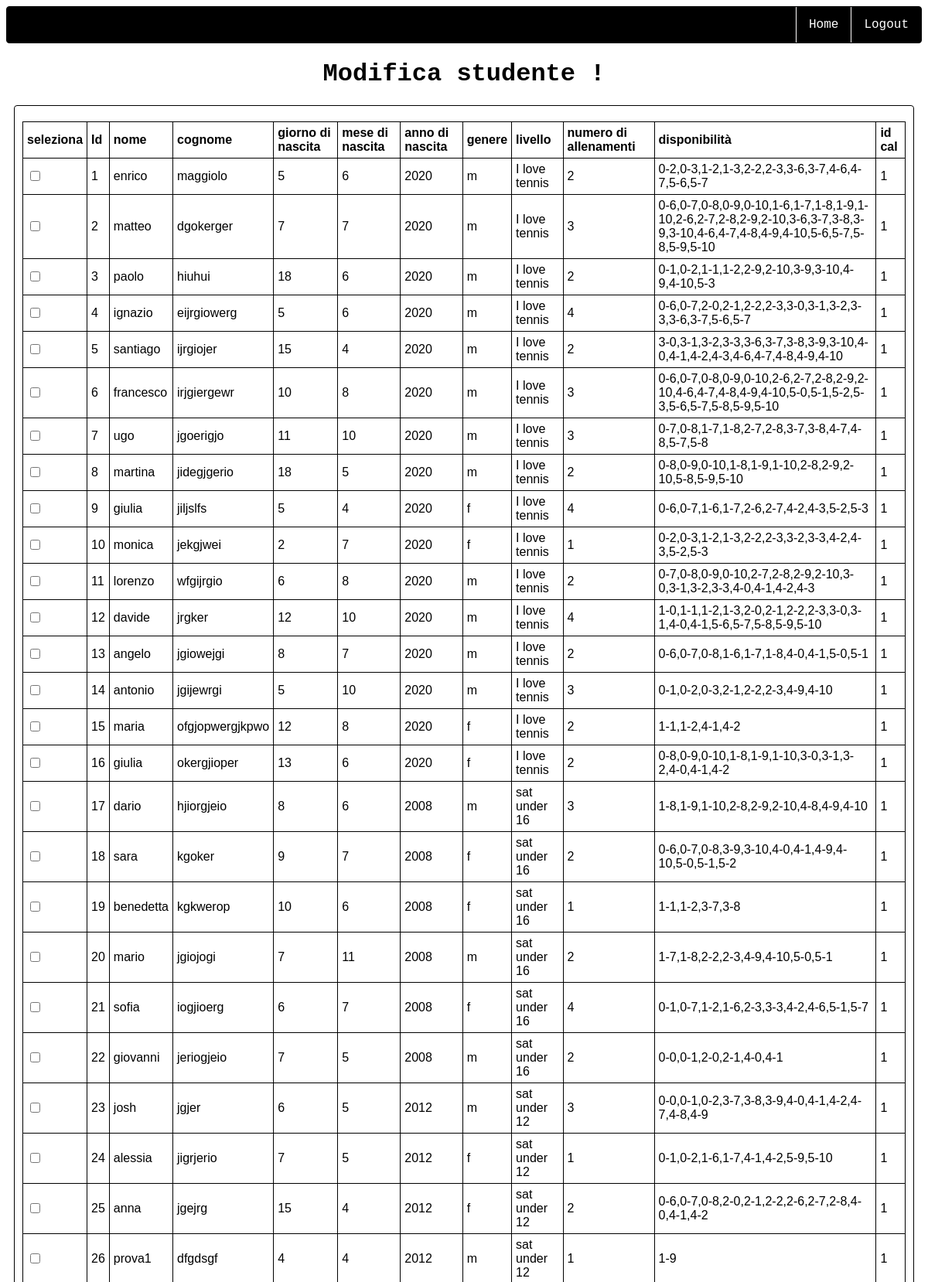
The page /home/modificaallievo (signed in, upper part) on the database its author committed.
### website/models.py (models this page shows)
class Allievo(db.Model):
    id = db.Column(db.Integer, primary_key = True)
    nome = db.Column(db.String(150))
    cognome = db.Column(db.String(150))
    giornonascita = db.Column(db.Integer)
    mesenascita = db.Column(db.Integer)
    annonascita = db.Column(db.Integer)
    genere = db.Column(db.String(150))
    livello = db.Column(db.String(150))
    numeroallenamenti = db.Column(db.Integer)
    slotdisponibilita = db.Column(db.String(150))
    id_calendario = db.Column(db.Integer, db.ForeignKey('calendario.id'))

### website/dashboard.py (the view)
@dashboard.route('/modificaallievo', methods=['GET', 'POST'])
@login_required
def modify_student():
    calendar_list = Calendario.query.all()
    student_list =  Allievo.query.all()
    if request.method == 'POST':
        nome = request.form.get("nome")
        print(nome)
        cognome = request.form.get("cognome")
        print(cognome)
        numero_allenamenti = request.form.get("allenamenti")
        print(numero_allenamenti)
        id_allievo = request.form.get("idallievo")
        d = request.form.getlist("check")
        slotDisponibili = ""
        buckets_days = [[] for x in range (6)]
        for check in d:
            split = check.rsplit('-')
            buckets_days[int(split[0])].append(split[1])
        print(buckets_days)
        count = 0
        for d,day in enumerate(buckets_days):
            if len (day) > 0:
                count += 1
        if count < int(numero_allenamenti):
                flash(f"il numero di slot inseriti {count} non soddisfa il numero di allenamenti a settimana dell'allievo: {numero_allenamenti}", category='error')
                redirect(url_for('dashboard.modify_student'))
        print("è andato tutto bene")
        for x,day in enumerate(buckets_days):
            for slots in day:
                slotDisponibili += f"{x}-{slots},"
        actual_student = Allievo.query.filter_by(id=id_allievo).first()
        actual_student.slotdisponibilita = slotDisponibili[:-1]
        return render_template("modificaallievo.html", user = current_user, student_list = student_list, calendar_list = calendar_list)
    else:
        return render_template("modificaallievo.html", user = current_user, student_list = student_list, calendar_list = calendar_list)

### website/__init__.py (called while the page is built)
def create_app():
    app = Flask(__name__)
    app.config['SECRET_KEY'] = 'sdhfjdshgreghuewrg'
    app.config['SQLALCHEMY_DATABASE_URI'] = f'sqlite:///{DB_NAME}'
    db.init_app(app) # inizializzazione del database dando l'app di flask
    from .dashboard import dashboard
    from .access import access
    from .optimization import optimization
    app.register_blueprint(access, url_prefix='/')
    app.register_blueprint(dashboard, url_prefix='/home')
    app.register_blueprint(optimization, url_prefix='/home/optimization')
    from .models import User
    with app.app_context():
        db.create_all()
        login_manager = LoginManager()
        login_manager.login_view = 'access.login'
        login_manager.init_app(app)
        @login_manager.user_loader
        def load_user(id):
            return User.query.get(int(id))
    return app

### website/templates/dashboard/modificaallievo.html (shortened to what this page needs)
{% extends "base.html"%}
{% block content %}
<link rel="stylesheet" href="{{ url_for('static', filename='styles/modifyStudent.css') }}">
<h1>Modifica studente !</h1>
{% if not student_list%}
<h1>non c'è nessun allievo ancora</h1>
<div class="add-student">
    <a href="aggiungi">
        <button>Aggiungi un allievo!</button>
    </a>
</div>
{% else %}
<div class="student-list" id="student-list">
    <table id="table-students">
        <tr>
            <th>seleziona</th>
            <th>Id</th>
            <th>nome</th>
            <th>cognome</th>
            <th>giorno di nascita</th>
            <th>mese di nascita</th>
            <th>anno di nascita</th>
            <th>genere</th>
            <th>livello</th>
            <th>numero di allenamenti</th>
            <th>disponibilità</th>
            <th>id cal</th>
        </tr>
    {% for student in student_list%}
        <tr id="tr{{student.id}}" name="tr{{student.id}}" class="trcal">
            <td><input type="checkbox" id="{{student.id}}" class="checkbox-calendar" onclick="generate_popup(this)"></td>
            <td>{{student.id}}</td>
            <td>{{student.nome}}</td>
            <td>{{student.cognome}}</td>
            <td>{{student.giornonascita}}</td>
            <td>{{student.mesenascita}}</td>
            <td>{{student.annonascita}}</td>
            <td>{{student.genere}}</td>
            <td>{{student.livello}}</td>
            <td>{{student.numeroallenamenti}}</td>
            <td>{{student.slotdisponibilita}}</td>
            <td>{{student.id_calendario}}</td>
        </tr>
    {% endfor %}
    </table>
</div>
{% endif %}
{% endblock %}

### website/static/styles/baseStyle.css (style rules this page uses)
body { background-color: rgb(255, 255, 255); font-family: "Roboto Mono", "Mabry Pro", monospace; }
.container h1 { text-align: center; }

### website/static/styles/modifyStudent.css (style rules this page uses)
.student-list { display: flex; flex-direction: column; align-items: center; background-color: white; border: 1px solid black; border-radius: 0.25rem; margin: 10px; padding: 10px; }
.student-list #table-students { font-family: arial, sans-serif; border-collapse: collapse; width: 100%; margin: 10px; }
.student-list #table-students th { text-align: left; margin-left: 1px; border: 1px solid black; padding:5px }
.student-list #table-students td { text-align: left; border: 1px solid black; padding:5px }

### rows shown on the page
Allievo: id "1", nome "enrico", cognome "maggiolo", giornonascita "5", mesenascita "6", annonascita "2020", genere "m", livello "I love tennis", numeroallenamenti "2", slotdisponibilita "0-2,0-3,1-2,1-3,2-2,2-3,3-6,3-7,4-6,4-7,5-6,5-7", id_calendario "1"
Allievo: id "2", nome "matteo", cognome "dgokerger", giornonascita "7", mesenascita "7", annonascita "2020", genere "m", livello "I love tennis", numeroallenamenti "3", slotdisponibilita "0-6,0-7,0-8,0-9,0-10,1-6,1-7,1-8,1-9,1-10,2-6,2-7,2-8,2-9,2-10,3-6,3-7,3-8,3-9,3-10,4-6,4-7,4-8,4-9,4-10,5-6,5-7,5-8,5-9,5-10", id_calendario "1"
Allievo: id "3", nome "paolo", cognome "hiuhui", giornonascita "18", mesenascita "6", annonascita "2020", genere "m", livello "I love tennis", numeroallenamenti "2", slotdisponibilita "0-1,0-2,1-1,1-2,2-9,2-10,3-9,3-10,4-9,4-10,5-3", id_calendario "1"
Allievo: id "4", nome "ignazio", cognome "eijrgiowerg", giornonascita "5", mesenascita "6", annonascita "2020", genere "m", livello "I love tennis", numeroallenamenti "4", slotdisponibilita "0-6,0-7,2-0,2-1,2-2,2-3,3-0,3-1,3-2,3-3,3-6,3-7,5-6,5-7", id_calendario "1"
Allievo: id "5", nome "santiago", cognome "ijrgiojer", giornonascita "15", mesenascita "4", annonascita "2020", genere "m", livello "I love tennis", numeroallenamenti "2", slotdisponibilita "3-0,3-1,3-2,3-3,3-6,3-7,3-8,3-9,3-10,4-0,4-1,4-2,4-3,4-6,4-7,4-8,4-9,4-10", id_calendario "1"
Allievo: id "6", nome "francesco", cognome "irjgiergewr", giornonascita "10", mesenascita "8", annonascita "2020", genere "m", livello "I love tennis", numeroallenamenti "3", slotdisponibilita "0-6,0-7,0-8,0-9,0-10,2-6,2-7,2-8,2-9,2-10,4-6,4-7,4-8,4-9,4-10,5-0,5-1,5-2,5-3,5-6,5-7,5-8,5-9,5-10", id_calendario "1"
Allievo: id "7", nome "ugo", cognome "jgoerigjo", giornonascita "11", mesenascita "10", annonascita "2020", genere "m", livello "I love tennis", numeroallenamenti "3", slotdisponibilita "0-7,0-8,1-7,1-8,2-7,2-8,3-7,3-8,4-7,4-8,5-7,5-8", id_calendario "1"
Allievo: id "8", nome "martina", cognome "jidegjgerio", giornonascita "18", mesenascita "5", annonascita "2020", genere "m", livello "I love tennis", numeroallenamenti "2", slotdisponibilita "0-8,0-9,0-10,1-8,1-9,1-10,2-8,2-9,2-10,5-8,5-9,5-10", id_calendario "1"
Allievo: id "9", nome "giulia", cognome "jiljslfs", giornonascita "5", mesenascita "4", annonascita "2020", genere "f", livello "I love tennis", numeroallenamenti "4", slotdisponibilita "0-6,0-7,1-6,1-7,2-6,2-7,4-2,4-3,5-2,5-3", id_calendario "1"
Allievo: id "10", nome "monica", cognome "jekgjwei", giornonascita "2", mesenascita "7", annonascita "2020", genere "f", livello "I love tennis", numeroallenamenti "1", slotdisponibilita "0-2,0-3,1-2,1-3,2-2,2-3,3-2,3-3,4-2,4-3,5-2,5-3", id_calendario "1"
Allievo: id "11", nome "lorenzo", cognome "wfgijrgio", giornonascita "6", mesenascita "8", annonascita "2020", genere "m", livello "I love tennis", numeroallenamenti "2", slotdisponibilita "0-7,0-8,0-9,0-10,2-7,2-8,2-9,2-10,3-0,3-1,3-2,3-3,4-0,4-1,4-2,4-3", id_calendario "1"
Allievo: id "12", nome "davide", cognome "jrgker", giornonascita "12", mesenascita "10", annonascita "2020", genere "m", livello "I love tennis", numeroallenamenti "4", slotdisponibilita "1-0,1-1,1-2,1-3,2-0,2-1,2-2,2-3,3-0,3-1,4-0,4-1,5-6,5-7,5-8,5-9,5-10", id_calendario "1"
Allievo: id "13", nome "angelo", cognome "jgiowejgi", giornonascita "8", mesenascita "7", annonascita "2020", genere "m", livello "I love tennis", numeroallenamenti "2", slotdisponibilita "0-6,0-7,0-8,1-6,1-7,1-8,4-0,4-1,5-0,5-1", id_calendario "1"
Allievo: id "14", nome "antonio", cognome "jgijewrgi", giornonascita "5", mesenascita "10", annonascita "2020", genere "m", livello "I love tennis", numeroallenamenti "3", slotdisponibilita "0-1,0-2,0-3,2-1,2-2,2-3,4-9,4-10", id_calendario "1"
Allievo: id "15", nome "maria", cognome "ofgjopwergjkpwo", giornonascita "12", mesenascita "8", annonascita "2020", genere "f", livello "I love tennis", numeroallenamenti "2", slotdisponibilita "1-1,1-2,4-1,4-2", id_calendario "1"
Allievo: id "16", nome "giulia", cognome "okergjioper", giornonascita "13", mesenascita "6", annonascita "2020", genere "f", livello "I love tennis", numeroallenamenti "2", slotdisponibilita "0-8,0-9,0-10,1-8,1-9,1-10,3-0,3-1,3-2,4-0,4-1,4-2", id_calendario "1"
Allievo: id "17", nome "dario", cognome "hjiorgjeio", giornonascita "8", mesenascita "6", annonascita "2008", genere "m", livello "sat under 16", numeroallenamenti "3", slotdisponibilita "1-8,1-9,1-10,2-8,2-9,2-10,4-8,4-9,4-10", id_calendario "1"
Allievo: id "18", nome "sara", cognome "kgoker", giornonascita "9", mesenascita "7", annonascita "2008", genere "f", livello "sat under 16", numeroallenamenti "2", slotdisponibilita "0-6,0-7,0-8,3-9,3-10,4-0,4-1,4-9,4-10,5-0,5-1,5-2", id_calendario "1"
Allievo: id "19", nome "benedetta", cognome "kgkwerop", giornonascita "10", mesenascita "6", annonascita "2008", genere "f", livello "sat under 16", numeroallenamenti "1", slotdisponibilita "1-1,1-2,3-7,3-8", id_calendario "1"
Allievo: id "20", nome "mario", cognome "jgiojogi", giornonascita "7", mesenascita "11", annonascita "2008", genere "m", livello "sat under 16", numeroallenamenti "2", slotdisponibilita "1-7,1-8,2-2,2-3,4-9,4-10,5-0,5-1", id_calendario "1"
Allievo: id "21", nome "sofia", cognome "iogjioerg", giornonascita "6", mesenascita "7", annonascita "2008", genere "f", livello "sat under 16", numeroallenamenti "4", slotdisponibilita "0-1,0-7,1-2,1-6,2-3,3-3,4-2,4-6,5-1,5-7", id_calendario "1"
Allievo: id "22", nome "giovanni", cognome "jeriogjeio", giornonascita "7", mesenascita "5", annonascita "2008", genere "m", livello "sat under 16", numeroallenamenti "2", slotdisponibilita "0-0,0-1,2-0,2-1,4-0,4-1", id_calendario "1"
Allievo: id "23", nome "josh", cognome "jgjer", giornonascita "6", mesenascita "5", annonascita "2012", genere "m", livello "sat under 12", numeroallenamenti "3", slotdisponibilita "0-0,0-1,0-2,3-7,3-8,3-9,4-0,4-1,4-2,4-7,4-8,4-9", id_calendario "1"
Allievo: id "24", nome "alessia", cognome "jigrjerio", giornonascita "7", mesenascita "5", annonascita "2012", genere "f", livello "sat under 12", numeroallenamenti "1", slotdisponibilita "0-1,0-2,1-6,1-7,4-1,4-2,5-9,5-10", id_calendario "1"
Allievo: id "25", nome "anna", cognome "jgejrg", giornonascita "15", mesenascita "4", annonascita "2012", genere "f", livello "sat under 12", numeroallenamenti "2", slotdisponibilita "0-6,0-7,0-8,2-0,2-1,2-2,2-6,2-7,2-8,4-0,4-1,4-2", id_calendario "1"
Allievo: id "26", nome "prova1", cognome "dfgdsgf", giornonascita "4", mesenascita "4", annonascita "2012", genere "m", livello "sat under 12", numeroallenamenti "1", slotdisponibilita "1-9", id_calendario "1"
